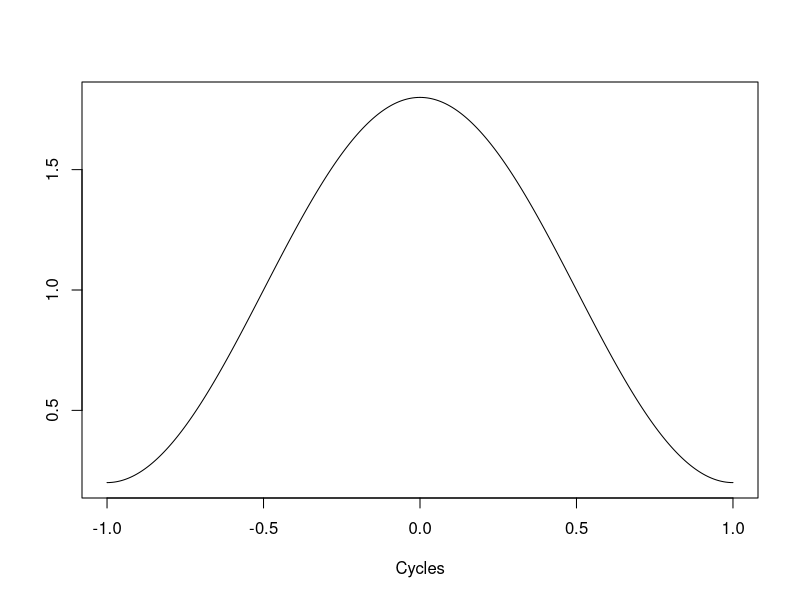
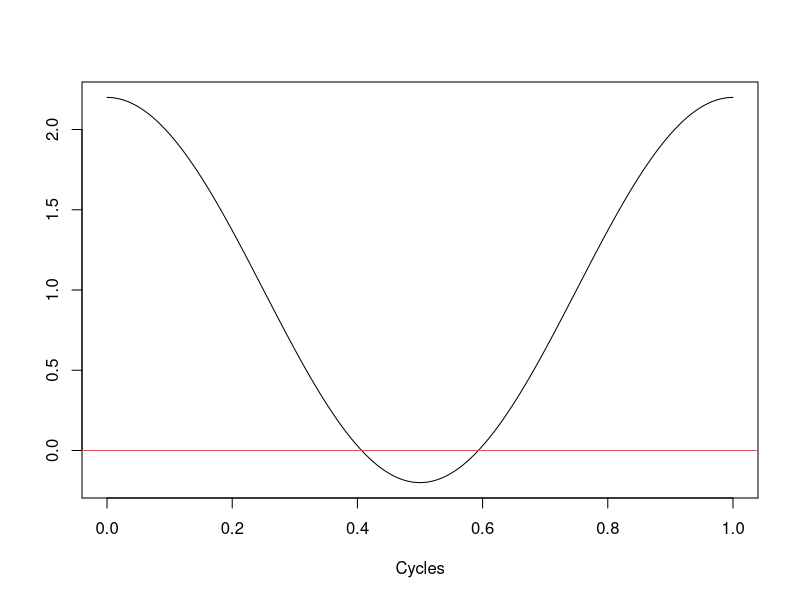
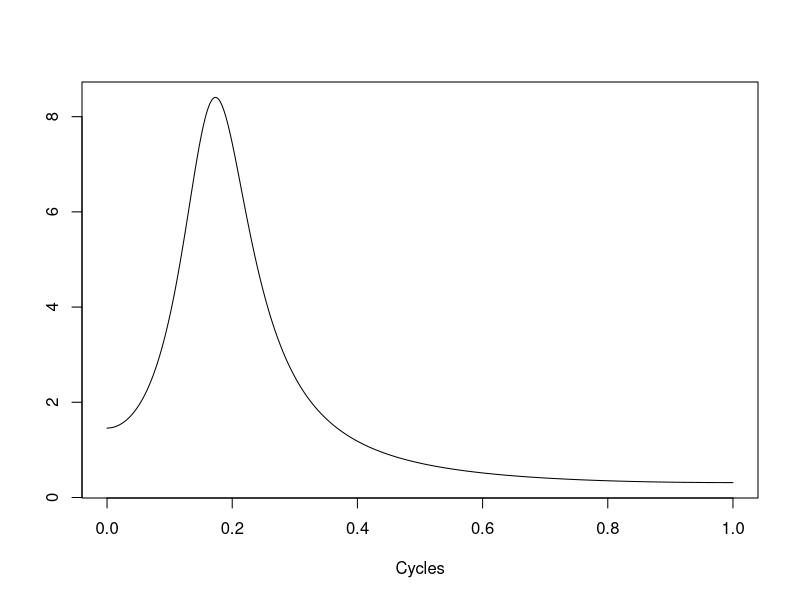

Write R code to recreate these figures, in order.
## ---- chunk 1
knitr::opts_knit$set(root.dir = 'C:/Users/neide/OneDrive/Documents/GitHub/BEwebinar/Data')
## ---- chunk 2
mesh <- 1000
lambda <- pi*seq(-mesh,mesh)/mesh
rho.1 <- .4
spec <- 1 + 2*rho.1*cos(lambda)
plot(ts(spec,start=-1,frequency=mesh),xlab="Cycles",ylab="")
abline(h=0,col=2)
## ---- chunk 3
maq.spec <- function(ma.acf,mesh)
{
	q <- length(ma.acf)-1
	lambda <- pi*seq(0,mesh)/mesh
	spec <- ma.acf[1]*cos(0*lambda)
	if(q > 0)
	{
		for(k in 1:q)
		{
			spec <- spec + 2*ma.acf[k+1]*cos(k*lambda)
		}
	}
	return(spec)
}
## ---- chunk 4
spec <- maq.spec(c(1,0,.6),mesh)
plot(ts(spec,start=0,frequency=mesh),xlab="Cycles",ylab="")
abline(h=0,col=2)
## ---- chunk 5
armapq.spec <- function(ar.coef,ma.coef,sigma,mesh)
{
	p <- length(ar.coef)
	q <- length(ma.coef)
	lambda <- pi*seq(0,mesh)/mesh
	spec.ar <- rep(1,mesh+1) 
	if(p > 0)
	{
		for(k in 1:p)
		{
			spec.ar <- spec.ar - ar.coef[k]*exp(-1i*lambda*k)
		}
	}
	spec.ma <- rep(1,mesh+1) 
	if(q > 0)
	{
		for(k in 1:q)
		{
			spec.ma <- spec.ma + ma.coef[k]*exp(-1i*lambda*k)
		}
	}
	spec <- sigma^2*Mod(spec.ma)^2/Mod(spec.ar)^2
	return(spec)
}
## ---- chunk 6
spec <- NULL
mesh <- 1000
rho <- .8
omega <- pi/6
ar.coef <- c(2*rho*cos(omega),-1*rho^2)
ma.coef <- -1*rho*cos(omega)
spec <- armapq.spec(ar.coef,ma.coef,1,mesh)
plot(ts(spec,start=0,frequency=mesh),xlab="Cycles",ylab="",main="")
